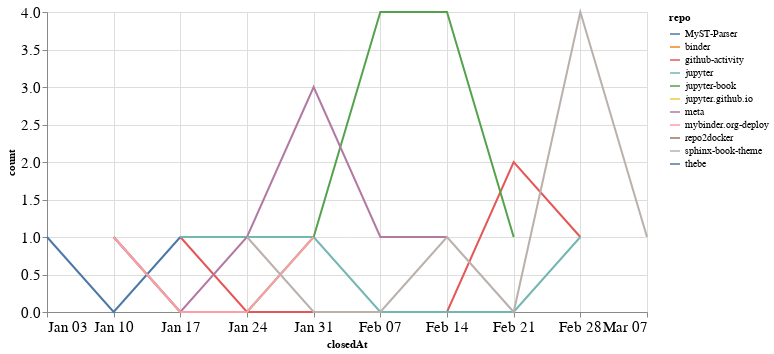

Notebook code cell kept with this figure:
### Code cell
closed_by_time = closed_by.groupby('repo').resample('W', on='closedAt').count()['author'].reset_index()
closed_by_time = closed_by_time.rename(columns={'author': 'count'})

alt.Chart(closed_by_time, width=600).mark_line().encode(
    x='closedAt',
    y='count',
    color='repo',
    tooltip="repo"
)

### Figure 1 — Vega-Lite specification as saved in the notebook (floating-point values rounded to 4 significant figures)
{"config": {"axisLeft": {"labelFontSize": 15}, "axisBottom": {"labelFontSize": 15}}, "data": {"name": "data-8fe85577255c16c215e34b31de68fa4f"}, "mark": "line", "encoding": {"color": {"type": "nominal", "field": "repo"}, "tooltip": {"type": "nominal", "field": "repo"}, "x": {"type": "temporal", "field": "closedAt"}, "y": {"type": "quantitative", "field": "count"}}, "width": 600, "$schema": "https://vega.github.io/schema/vega-lite/v4.8.1.json", "datasets": {"data-8fe85577255c16c215e34b31de68fa4f": [{"repo": "MyST-Parser", "closedAt": "2021-01-03T00:00:00", "count": 1}, {"repo": "MyST-Parser", "closedAt": "2021-01-10T00:00:00", "count": 0}, {"repo": "MyST-Parser", "closedAt": "2021-01-17T00:00:00", "count": 1}, {"repo": "binder", "closedAt": "2021-01-31T00:00:00", "count": 1}, {"repo": "github-activity", "closedAt": "2021-01-17T00:00:00", "count": 1}, {"repo": "github-activity", "closedAt": "2021-01-24T00:00:00", "count": 0}, {"repo": "github-activity", "closedAt": "2021-01-31T00:00:00", "count": 0}, {"repo": "github-activity", "closedAt": "2021-02-07T00:00:00", "count": 0}, {"repo": "github-activity", "closedAt": "2021-02-14T00:00:00", "count": 0}, {"repo": "github-activity", "closedAt": "2021-02-21T00:00:00", "count": 2}, {"repo": "github-activity", "closedAt": "2021-02-28T00:00:00", "count": 1}, {"repo": "jupyter", "closedAt": "2021-01-17T00:00:00", "count": 1}, {"repo": "jupyter", "closedAt": "2021-01-24T00:00:00", "count": 1}, {"repo": "jupyter", "closedAt": "2021-01-31T00:00:00", "count": 1}, {"repo": "jupyter", "closedAt": "2021-02-07T00:00:00", "count": 0}, {"repo": "jupyter", "closedAt": "2021-02-14T00:00:00", "count": 0}, {"repo": "jupyter", "closedAt": "2021-02-21T00:00:00", "count": 0}, {"repo": "jupyter", "closedAt": "2021-02-28T00:00:00", "count": 1}, {"repo": "jupyter-book", "closedAt": "2021-01-10T00:00:00", "count": 1}, {"repo": "jupyter-book", "closedAt": "2021-01-17T00:00:00", "count": 0}, {"repo": "jupyter-book", "closedAt": "2021-01-24T00:00:00", "count": 0}, {"repo": "jupyter-book", "closedAt": "2021-01-31T00:00:00", "count": 1}, {"repo": "jupyter-book", "closedAt": "2021-02-07T00:00:00", "count": 4}, {"repo": "jupyter-book", "closedAt": "2021-02-14T00:00:00", "count": 4}, {"repo": "jupyter-book", "closedAt": "2021-02-21T00:00:00", "count": 1}, {"repo": "jupyter.github.io", "closedAt": "2021-02-07T00:00:00", "count": 1}, {"repo": "meta", "closedAt": "2021-01-10T00:00:00", "count": 1}, {"repo": "meta", "closedAt": "2021-01-17T00:00:00", "count": 0}, {"repo": "meta", "closedAt": "2021-01-24T00:00:00", "count": 1}, {"repo": "meta", "closedAt": "2021-01-31T00:00:00", "count": 3}, {"repo": "meta", "closedAt": "2021-02-07T00:00:00", "count": 1}, {"repo": "meta", "closedAt": "2021-02-14T00:00:00", "count": 1}, {"repo": "mybinder.org-deploy", "closedAt": "2021-01-10T00:00:00", "count": 1}, {"repo": "mybinder.org-deploy", "closedAt": "2021-01-17T00:00:00", "count": 0}, {"repo": "mybinder.org-deploy", "closedAt": "2021-01-24T00:00:00", "count": 0}, {"repo": "mybinder.org-deploy", "closedAt": "2021-01-31T00:00:00", "count": 1}, {"repo": "repo2docker", "closedAt": "2021-01-24T00:00:00", "count": 1}, {"repo": "sphinx-book-theme", "closedAt": "2021-01-24T00:00:00", "count": 1}, {"repo": "sphinx-book-theme", "closedAt": "2021-01-31T00:00:00", "count": 0}, {"repo": "sphinx-book-theme", "closedAt": "2021-02-07T00:00:00", "count": 0}, {"repo": "sphinx-book-theme", "closedAt": "2021-02-14T00:00:00", "count": 1}, {"repo": "sphinx-book-theme", "closedAt": "2021-02-21T00:00:00", "count": 0}, {"repo": "sphinx-book-theme", "closedAt": "2021-02-28T00:00:00", "count": 4}, {"repo": "sphinx-book-theme", "closedAt": "2021-03-07T00:00:00", "count": 1}, {"repo": "thebe", "closedAt": "2021-01-10T00:00:00", "count": 1}]}}
